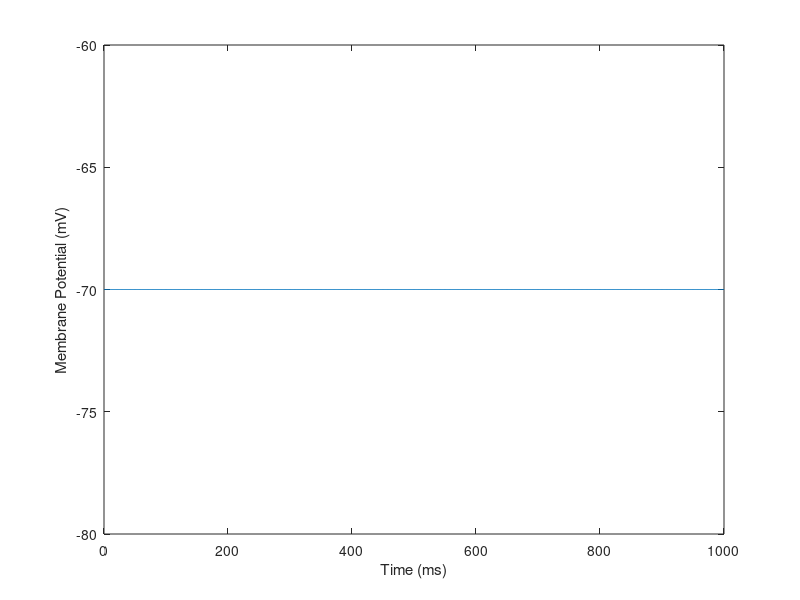
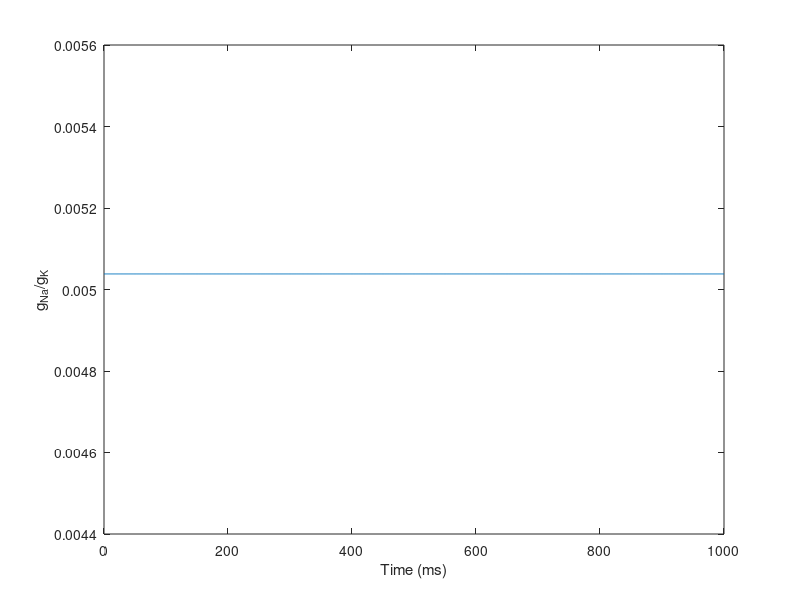

Write the MATLAB code that produced these figures, in order. (Note: this script raises an error after producing the figures.)
clear all
close all
clc

% simulation parameters
t = 0:1000; %ms

% constants
gbar_K = 36;
gbar_Na = 120;
gbar_L = 0.3;
E_K = -12;
E_Na = 115;
E_L = 10.6;
V_rest = -70;
C_m = .001;
I = .005;

%% steady-state
% plot resting membrane potential
V_m(1:1001) = V_rest;
figure(1)
plot(t,V_m)
xlabel('Time (ms)')
ylabel('Membrane Potential (mV)')

% calculate gating variables at rest
a_m = .1*((25-V_rest)/exp((25-V_rest)/10-1));
B_m = 4*exp(-V_rest/18);
a_n = .01*((10-V_rest)/(exp((10-V_rest)/10)-1));
B_n = .125*exp(-V_rest/80);
a_h = .07*exp(-V_rest/20);
B_h = 1/(exp((30-V_rest)/10)+1);

m_0 = a_m/(a_m+B_m);
n_0 = a_n/(a_n+B_n);
h_0 = a_h/(a_h+B_h);

% calculate g_Na, g_K, & g_Na/g_K ratio
g_Na = m_0^3*gbar_Na*h_0;
g_K = n_0^4*gbar_K;
r(1:1001) = g_Na/g_K;

% plot g_Na/g_K ratio
figure(2)
plot(t,r)
xlabel('Time (ms)')
ylabel('g_{Na}/g_K')

%% step pulse stimulation
% calculate gating variables at rest
a_m = .1*((25-V_rest)/exp((25-V_rest)/10-1));
B_m = 4*exp(-V_rest/18);
a_n = .01*((10-V_rest)/(exp((10-V_rest)/10)-1));
B_n = .125*exp(-V_rest/80);
a_h = .07*exp(-V_rest/20);
B_h = 1/(exp((30-V_rest)/10)+1);

m = a_m/(a_m+B_m);
n = a_n/(a_n+B_n);
h = a_h/(a_h+B_h);

% calculate resting g_Na & g_K
g_Na(1) = m_0^3*gbar_Na*h_0;
g_K(1) = n_0^4*gbar_K;

% calculate resting currents
I_K = g_K(1)*(V_rest-E_K);
I_Na = g_Na(1)*(V_rest-E_Na);
I_L = (-I_K-I_Na)*(V_rest-E_L);
I_ion = -I_K-I_Na-I_L;


for i = 2:1001
%     calculate membrane potential
    V_m(i) = V_rest+.1*I_ion/C_m;
    
%     calculate gating variables
    a_m = .1*((25-V_m(i))/exp((25-V_m(i))/10-1));
    B_m = 4*exp(-V_m(i)/18);
    a_n = .01*((10-V_m(i))/(exp((10-V_m(i))/10)-1));
    B_n = .125*exp(-V_m(i)/80);
    a_h = .07*exp(-V_m(i)/20);
    B_h = 1/(exp((30-V_m(i))/10)+1);
    
    m = m+.1*a_m*(1-m)-B_m*m;
    n = n+.1*a_n*(1-n)-B_n*n;
    h = h+.1*a_h*(1-h)-B_h*h;
    
%     calculate K & Na channel conductance
    g_K(i) = m^3*gbar_Na*h;
    g_Na(i) = n^4*gbar_K;
    
%     calculate currents
    I_K = g_K(i)*(V_m(i)-E_K);
    I_Na = g_Na(i)*(V_m(i)-E_Na);
    if i < 13
        I_ion = I-I_K-I_Na-I_L;
    else
        I_ion = -I_K-I_Na-I_L;
    end
end
%% constant stimulation
% determine currents
I_Na = m^3*gbar_Na*h*(V_m-E_Na);
I_K = n^4*gbar_K*(V_m-E_K);
I_L = gbar_L*(V_m-E_L);
I_ion(1:100) = .001-I_K-I_Na-I_L;
